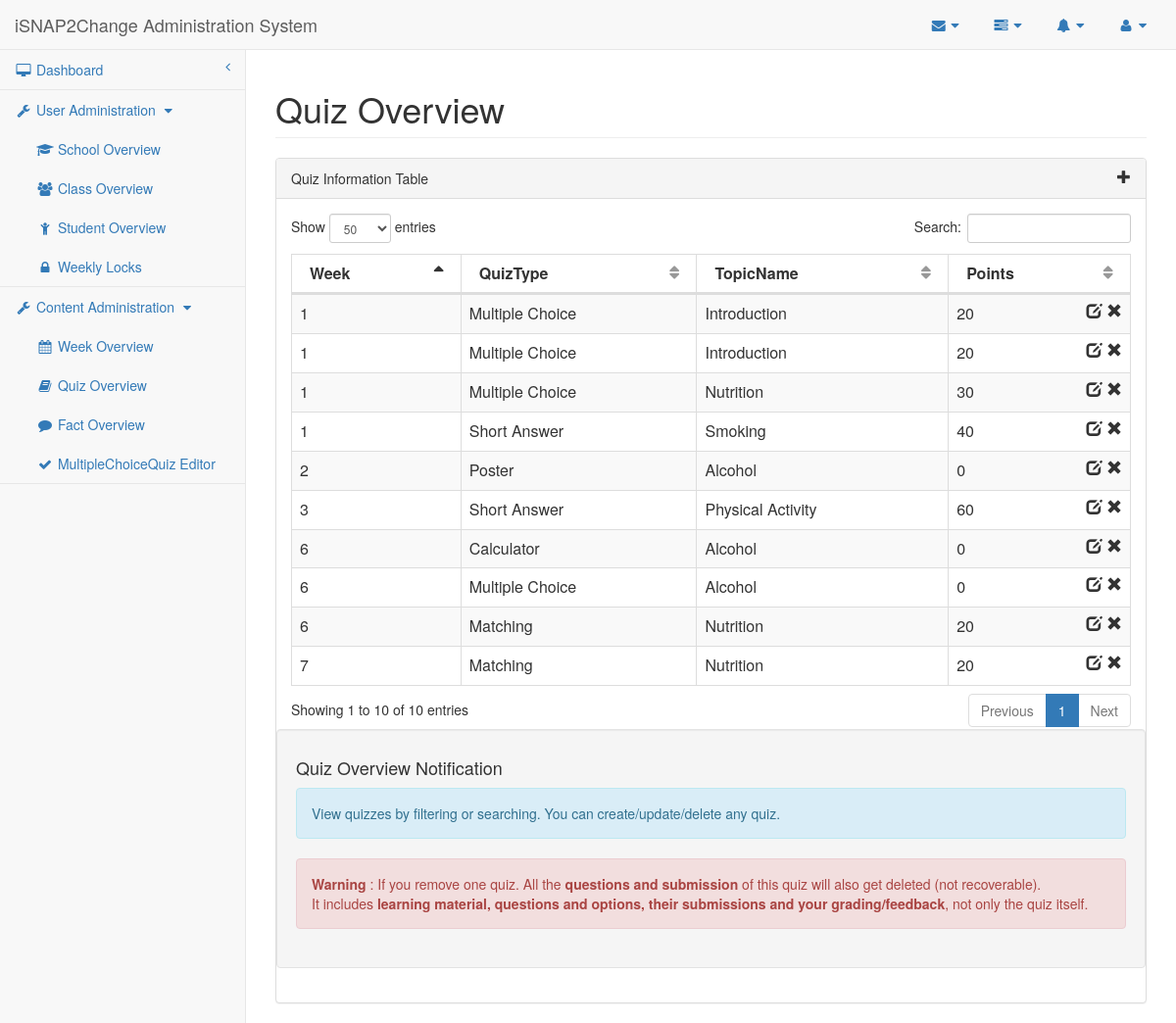
/isnap2change/researcher/quiz.php, run on the app's committed database.
### tables this page shows
CREATE TABLE IF NOT EXISTS `Quiz` (
    QuizID MEDIUMINT AUTO_INCREMENT,
    Week MEDIUMINT,
    QuizType ENUM('MCQ', 'SAQ', 'Matching', 'Calculator', 'Poster'),    
    TopicID MEDIUMINT,
    CONSTRAINT Quiz_QuizID_PK PRIMARY KEY (QuizID),
    CONSTRAINT Quiz_TopicID_FK FOREIGN KEY (TopicID)
        REFERENCES Topic (TopicID)
        ON DELETE CASCADE ON UPDATE CASCADE
);

CREATE TABLE IF NOT EXISTS `Topic` (
    TopicID MEDIUMINT AUTO_INCREMENT,
    TopicName VARCHAR(190) UNIQUE,
    CONSTRAINT Topic_TopicID_PK PRIMARY KEY (TopicID)
);

### isnap2change/researcher/get-quiz-points.php (called while the page is built, shortened)
<?php
    function getQuizPoints($quizid){
        $pointsBySection = array('MCQ', 'Matching', 'Calculator', 'Poster');
        $pointsByQuestion = array('SAQ');
        $conn = db_connect();
        $quizTypeSql = "SELECT QuizType
        FROM Quiz WHERE QuizID = ?";
        $quizTypeQuery = $conn->prepare($quizTypeSql);
        $quizTypeQuery->execute(array($quizid));
        $quizTypeResult = $quizTypeQuery->fetch(PDO::FETCH_OBJ);
        $quizType = $quizTypeResult->QuizType;
        if(in_array($quizType, $pointsBySection)){
            $pointsSql = "SELECT Points FROM Quiz NATURAL JOIN (SELECT QuizID, Points FROM MCQ_Section AS MCQPoints UNION SELECT QuizID , Points FROM Matching_Section AS MatchingPoints) AS QuizPoints WHERE QuizID = ?";
            $pointsQuery = $conn->prepare($pointsSql);
            $pointsQuery->execute(array($quizid));
            $pointsResult = $pointsQuery->fetch(PDO::FETCH_OBJ);
            if($pointsResult != null)
                $points = $pointsResult->Points;
            else $points = 0;
        } else if(in_array($quizType, $pointsByQuestion)){
            $pointsSql = "SELECT SUM(Points) AS SumPoints FROM Quiz NATURAL JOIN SAQ_Section NATURAL JOIN SAQ_Question WHERE QuizID = ?";
            $pointsQuery = $conn->prepare($pointsSql);
            $pointsQuery->execute(array($quizid));
            $pointsResult = $pointsQuery->fetch(PDO::FETCH_OBJ);
            $points = $pointsResult->SumPoints;
        }
        return $points;
    }
?>

### isnap2change/researcher/quiz.php (the view, shortened to what this page needs)
<?php
    require_once("/get-quiz-points.php");
    $conn = db_connect();
    $overviewName = "quiz";
    $columnName = array('QuizID','Week','QuizType','TopicName','Points');
    try{
        if(isset($_GET['week'])){
            $quizSql = "SELECT QuizID, Week, QuizType, TopicName
                   FROM Quiz NATURAL JOIN Topic WHERE Week = ?";
            $quizQuery = $conn->prepare($quizSql);
            $quizQuery->execute(array($_GET['week']));
            $quizResult = $quizQuery->fetchAll(PDO::FETCH_OBJ);
        }else{
            $quizSql = "SELECT QuizID, Week, QuizType, TopicName
                   FROM Quiz NATURAL JOIN Topic";
            $quizQuery = $conn->prepare($quizSql);
            $quizQuery->execute();
            $quizResult = $quizQuery->fetchAll(PDO::FETCH_OBJ);
        }
    } catch(Exception $e) {
        debug_pdo_err($overviewName, $e);
    }
?>
<!DOCTYPE html>
<html lang="en">
<head>
    <link href="../bower_components/bootstrap/dist/css/bootstrap.min.css" rel="stylesheet">
    <link href="../bower_components/metisMenu/dist/metisMenu.min.css" rel="stylesheet">
    <link href="../bower_components/datatables-plugins/integration/bootstrap/3/dataTables.bootstrap.css" rel="stylesheet">
    <link href="../dist/css/sb-admin-2.css" rel="stylesheet">
    <link href="../bower_components/font-awesome/css/font-awesome.min.css" rel="stylesheet" type="text/css">
</head>
<body>
    <div id="wrapper">
        <div w3-include-html="navigation.html"></div>
        <div id="page-wrapper">
            <div class="row">
                <div class="col-lg-12">
                    <h1 class="page-header">Quiz Overview
                    </h1>
                </div>
            </div>
            <div class="row">
                <div class="col-lg-12">
                    <div class="panel panel-default">
                        <div class="panel-heading">
                            Quiz Information Table <span class="glyphicon glyphicon-plus pull-right" data-toggle="modal" data-target="#dialog"></span>
                        </div>
                        <div class="panel-body">
                            <div class="dataTable_wrapper">
                                <table class="table table-striped table-bordered table-hover" id="datatables">
                                    <thead>
                                        <tr>
                                        <?php for($i=0; $i<count($columnName); $i++) {
                                            if ($i==0){?>
                                            <th style="display:none"><?php echo $columnName[$i]; ?></th>
                                            <?php } else {?>
                                            <th><?php echo $columnName[$i]; ?></th>
                                        <?php }
                                        }?>
                                        </tr>
                                    </thead>
                                    <tbody>
                                    <?php for($i=0; $i<count($quizResult); $i++) {?>
                                        <tr class="<?php if($i % 2 == 0){echo "odd";} else {echo "even";} ?>">
                                            <td><?php echo $quizResult[$i]->Week ?></td>
                                            <td><?php if($quizResult[$i]->QuizType=='MCQ') {echo 'Multiple Choice';} else if($quizResult[$i]->QuizType=='SAQ') {echo 'Short Answer';} else {echo $quizResult[$i]->QuizType;} ?></a></td>
                                            <td><?php echo $quizResult[$i]->TopicName ?></td>
                                            <td><?php echo getQuizPoints($quizResult[$i]->QuizID); ?><span class="glyphicon glyphicon-remove pull-right" aria-hidden="true"></span><span class="pull-right" aria-hidden="true">&nbsp;</span><span class="glyphicon glyphicon-edit pull-right" aria-hidden="true"></span></td>
                                        </tr>
                                    <?php } ?>
                                    </tbody>
                                </table>
                            </div>
                            <div class="well row">
                                <h4>Quiz Overview Notification</h4>
                                <div class="alert alert-info">
                                    <p>View quizzes by filtering or searching. You can create/update/delete any quiz.</p>
                                </div>
                                <div class="alert alert-danger">
                                    <p><strong>Warning</strong> : If you remove one quiz. All the <strong>questions and submission</strong> of this quiz will also get deleted (not recoverable).</p> It includes <strong>learning material, questions and options, their submissions and your grading/feedback</strong>, not only the quiz itself.
                                </div>
                            </div>
                        </div>
                    </div>
                </div>
            </div>
        </div>
    </div>
</body>
</html>

### data on the page
quiz: Week "6", QuizType "Calculator", TopicID.TopicName "Alcohol", QuizID "0"
quiz: Week "6", QuizType "Multiple Choice", TopicID.TopicName "Alcohol", QuizID "0"
quiz: Week "2", QuizType "Poster", TopicID.TopicName "Alcohol", QuizID "0"
quiz: Week "1", QuizType "Multiple Choice", TopicID.TopicName "Introduction", QuizID "20"
quiz: Week "1", QuizType "Multiple Choice", TopicID.TopicName "Introduction", QuizID "20"
quiz: Week "1", QuizType "Multiple Choice", TopicID.TopicName "Nutrition", QuizID "30"
quiz: Week "6", QuizType "Matching", TopicID.TopicName "Nutrition", QuizID "20"
quiz: Week "7", QuizType "Matching", TopicID.TopicName "Nutrition", QuizID "20"
quiz: Week "3", QuizType "Short Answer", TopicID.TopicName "Physical Activity", QuizID "60"
quiz: Week "1", QuizType "Short Answer", TopicID.TopicName "Smoking", QuizID "40"

### other printed values
$columnName[$i] "Week"
$columnName[$i] "QuizType"
$columnName[$i] "TopicName"
$columnName[$i] "Points"
